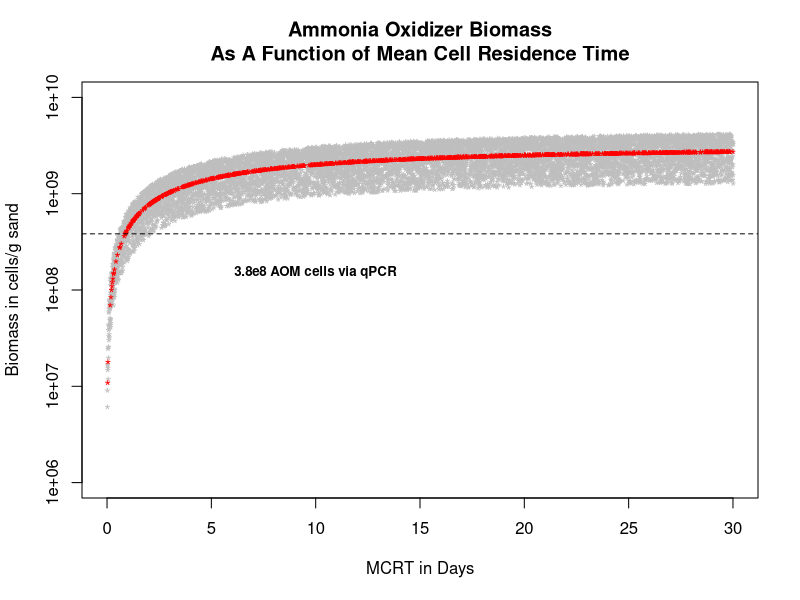

Reproduce this figure in R. (Note: this script raises an error after producing the figure.)
### Ammonia Oxidation Calculation, Based on Mussman et al 2010 ##
#
# Version 3: 8-24-15, added wet weight biofilter sand conversion factor based on 
# 9-25-13 Wet:Dry Weight Experiment
#
omega_x <- 5 #Mean Cell Residence Time in days
#
omega <- 0.006611 #Hydraulic Retention time in Days
#
#Yao <- 0.34 #kg VSS/kg NH4+-N; assumes 20% loss of NH4 due to Heterotrophic assimilation; Mußman et al 2011
Yao <- 0.0525 #g organic carbon/g NH4+-N; Timmons and Ebeling, 2013
#
#
bao <-  0.15 #engodenous respiration rate constant per day****
# defined as oxygen consumption rate in the absence of substrate
#nearly indepdendent of substrate concentration
#governed by the growth and decay of heterotrophs and nitrifiers
#measured by BOD
DeltaAmmonia <- 5.7 # Delta Ammonia Across component in mg/L
cell.volume <- (4/3)*pi*(0.96/2)^3 
#0.96 um diameter from nichols & prosser paper for single C. Nitrosocosmicus (close relative based on amoA)

#cell volume in cubic micrometers
cell.mass <- 310*cell.volume*(10^-12)
#used Mussman et al conversion of 310 fg*C/um^3; 10^-12 term converts fg to mg
#
biomass <- (omega_x/omega)*(Yao/(1+bao*omega_x))*DeltaAmmonia #Mussman modified Rittman equation
biomass <- biomass/630 #630g sand in 1 liter of biofilter water
biomass.y <- biomass/cell.mass
#2 zeros removed from y lims; changed xlims to a day
plot(x=omega_x, y=biomass.y,xlim=c(0,30),ylim=c(1e6,1e10), log="y", col="red",xlab="MCRT in Days",  ylab="Biomass in cells/g sand")
title(main="Ammonia Oxidizer Biomass\nAs A Function of Mean Cell Residence Time")
for(i in 1:10000){
  x<-runif(1, 0.01, 30)
  DeltaAmmonia.V<-runif(1,2.67,8.73)
  y<-(x/omega)*(Yao/(1+bao*x))*DeltaAmmonia.V
  y<-y/630
  y<-y/cell.mass
  points(x=x,y=y,pch=42,col="Grey")
    }
for(i in 1:1000){
  x<-runif(1, 0.01, 30)
  y<-(x/omega)*(Yao/(1+bao*x))*DeltaAmmonia
  y<-y/630
  y<-y/cell.mass
  points(x=x,y=y,pch=42,col="Red")
    }
##############################################################
# Approximate Ammmonia Oxidizer Biomass Values based on qPCR #
##############################################################
#
#
abline(h=383162990, lty=2,col="Black")#Approximate Total Ammonia oxidizer biomass at surface based on qPCR estimates
text(10,1.1e8,font=2,"3.8e8 AOM cells via qPCR",cex=0.8, pos=3,col='black')
#
#Add legend for modeled biomass
legend(locator(1),legend=c("Mean Modeled AOM Biomass","Maximum/Minimum\nModeled AOM Biomass"),pch=c(15,15),col=c("Red","Grey"),cex=0.8,bty="n")
#
#Sum of surface archaea and AOB amoA genes 111849985
#Comammox amoA: 271313005
#Total approximate ammonia oxidizier biomass via qPCR = 383162990 cells/g



